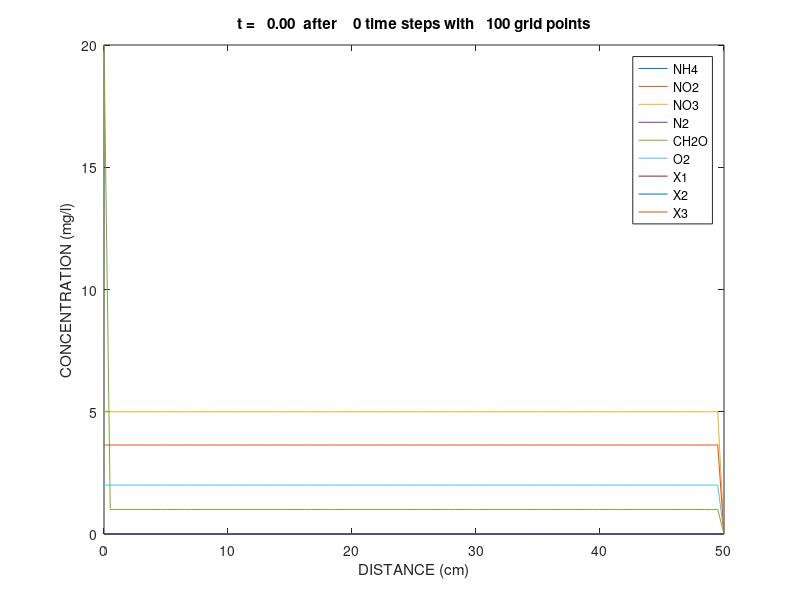

Write the MATLAB code that produced this figure. (Note: this script raises an error after producing the figure.)
function Nitrogen_model()
% parameters and model equations refer to
% Mee-Sun Lee et al., Nitrogen transformation and transport modeling
% in groundwater aquifers. Ecological Modelling, 2006

v       = 10;        % unit: cm/day, average linear velocity
Diff    = 0.5*v;     % unit: cm2/day, longitudinal dispersivity (cm) * velocity (cm/day)
xl      = 0;         % unit: cm, left boundary
xr      = 50;        % unit: cm, right boundary
nx      = 100;       % number of nodes
tfinal  = 8;         % unit: day, total simulation time
dx      = (xr-xl)/nx;% unit: cm, space step
dt      = 0.08;      % unit: day, time step
x       = linspace(xl, xr, nx)';  % unit: cm, space grids
nsteps  = round(tfinal/dt);       % time steps
nplot   = 1;

tn      = 0;         % t(n)
ns      = 9;         % number of different component
u0      = zeros(nx, ns);
% initial values, unit: mg/l
% NH4  = u0(:,1)
% NO2  = u0(:,2)
% NO3  = u0(:,3)
% N2   = u0(:,4)
% CH2O = u0(:,5)
% O2   = u0(:,6)
% X1   = u0(:,7)
% X2   = u0(:,8)
% X3   = u0(:,9)
u0(:,1) = 0.0;
u0(:,2) = 0;
u0(:,3) = 5.0;
u0(:,4) = 0.0;
u0(:,5) = 1.0;
u0(:,6) = 2.0;
u0(:,7) = 0.0;
u0(:,8) = 0.0;
u0(:,9) = 3.64;
% left boundary values, unit: mg/l
u0(1,1) = 0.0;
u0(1,2) = 0;
u0(1,3) = 5.0;
u0(1,4) = 0.0;
u0(1,5) = 20.0;
u0(1,6) = 2.0;
u0(1,7) = 0.0;
u0(1,8) = 0.0;
u0(1,9) = 3.64;
% right boundary values
u0(nx,1) = 0.0;
u0(nx,2) = 0.0;
u0(nx,3) = 0.0;
u0(nx,4) = 0.0;
u0(nx,5) = 0.0;
u0(nx,6) = 0.0;
u0(nx,7) = 0.0;
u0(nx,8) = 0.0;
u0(nx,9) = 0.0;

u = u0;

% construct left hand matrix
alpha  = -v*dt/dx/4;
beta   = Diff*dt/dx^2/2;
A      = (alpha - beta) * ones(nx);
A(1)   = 0;
A(nx) = 0;
B      = (1 + 2*beta) * ones(nx);
B(1)   = 1;
B(nx) = 1;
C      = (-alpha - beta) * ones(nx);
C(1)   = 0;
C(nx) = 0;

I = (2:nx-1)';
% legend text for plot
specs  = {'NH4', 'NO2', 'NO3', 'N2', 'CH2O', 'O2', 'X1', 'X2', 'X3'};
% plot initial condition
plot(x, u);
legend(specs(1:ns));
title(sprintf('t = %6.2f  after %4i time steps with %5i grid points',...
               tn,0,nx))
xlim([0 xr])
xlabel('DISTANCE (cm)')
ylabel('CONCENTRATION (mg/l)')
drawnow

for n = 1 : nsteps    
    tnp = tn + dt;
    
    % transport for each component
    for i = 1 : ns
        D      = zeros(nx);
        D(I)   = (-alpha+beta)*u(I-1,i)+(1-2*beta)*u(I,i)+(alpha+beta)*u(I+1,i);
        D(1)   = u0(1,i);
        D(nx)  = 2*u(nx-1,i) - u(nx-2,i);
        u(:,i) = TDMAsolver(A, B, C, D);
    end
    
    % Runge Kutta method solving system of ODEs
    for i = 1 : nx
        u(i,:) = Runge_Kutta(@myode, tnp, dt, u(i,:));
    end
    
    if mod(n,nplot)==0 || n==nsteps
        flag = 1:ns;
        for i = 1 : ns
            if all(u(:,i) < 1e-3)
                flag(i) = 0;
            end
        end
        flag(flag==0) = [];
        plot(x, u(:,flag))
        legend(specs(flag))
        title(sprintf('t = %6.2f  after %4i time steps with %5i grid points',...
                       tnp,n,nx))
        xlim([0 50])
        xlabel('DISTANCE (cm)')
        ylabel('CONCENTRATION (mg/l)')
        drawnow
    end    
    tn = tnp;    
end

end


%--------------------------------------------------------------------------

function y = Runge_Kutta(f, t, h, y)
% Runge Kutta 4th order method for solving ODE
% input: f = function handle
%        h = time step

k1 = f(t, y);
k2 = f(t + h/2, y' + h/2 * k1);
k3 = f(t + h/2, y' + h/2 * k2);
k4 = f(t + h,   y' + h   * k3);
y = y + h/6*(k1'+2*k2'+2*k3'+k4');

end

%--------------------------------------------------------------------------
function dydt = myode(~,y)

mu_max_nit1  = 10;      % unit: 1/day, the maximum substrate utilization rate for nitrification (ammonium -> nitrite)
mu_max_nit2  = 10;      % unit: 1/day, the maximum substrate utilization rate for nitrification (nitrite -> nitrate)
mu_max_denit = 40;      % unit: 1/day, the maximum substrate utilization rate for denitrification (nitrate -> nitrogen)
mu_max_oxid  = 30;      % unit: 1/day, the maximum substrate utilization rate for organic carbon oxidation
K_NH4        = 1;       % unit: mg/l, half saturation constant for NH4+
K_NO2        = 1.8;     % unit: mg/l, half saturation constant for NO2-
K_NO3        = 2.6;     % unit: mg/l, half saturation constant for NO3-
K_O2         = 0.77;    % unit: mg/l, half saturation constant for O2
K_CH2O       = 40;      % unit: mg/l, half saturation constant for CH2O
k_O2I        = 0.01;    % unit: mg/l, oxygen inhibition constant
kb1          = 1;       % unit: mg/l, ammonia-oxidizing biomass inhibition constant
kb2          = 1;       % unit: mg/l, nitrite-oxidizing biomass inhibition constant
kb3          = 0.5;     % unit: mg/l, heterotrophic biomass inhibition constant
yNO2_NH4     = 2.5504;  % ratio of NH4  substrate to NO2 substrate consumed
yNO3_NO2     = 1.3478;  % ratio of NO2  substrate to NO3 substrate consumed
yN2_NO3      = 0.4518;  % ratio of NO3  substrate to N2  substrate consumed
yO2_NH4      = 1.7739;  % ratio of NH4  substrate to O2  substrate consumed
yO2_NO2      = 0.6955;  % ratio of NO2  substrate to O2  substrate consumed
yO2_CH2O     = 1.0657;  % ratio of CH2O substrate to O2  substrate consumed
Y1           = 0.45;    % microbial yield coefficients for autotrophic ammonia-oxidizing bacteria
Y2           = 0.45;    % microbial yield coefficients for autotrophic nitrite-oxidizing bacteria
Y3           = 0.5;     % microbial yield coefficients for heterotrophic bacteria
d1           = 0.02;    % unit: 1/day, death or maintenance rate constant of autotrophic ammonia-oxidizing bacteria
d2           = 0.02;    % unit: 1/day, death or maintenance rate constant of autotrophic nitrite-oxidizing bacteria
d3           = 0.02;    % unit: 1/day, death or maintenance rate constant of heterotrophic biomass
R_NH4        = 1;       % retardation factor for NH4+
R_NO2        = 1;       % retardation factor for NO2-
R_NO3        = 1;       % retardation factor for NO3-
R_N2         = 1;       % retardation factor for N2
R_CH2O       = 1;       % retardation factor for CH2O
R_O2         = 1;       % retardation factor for O2

NH4  = y(1);
NO2  = y(2);
NO3  = y(3);
%N2   = y(4);
CH2O = y(5);
O2   = y(6);
X1   = y(7);    % unit: mg/l, concentration of autotrophic ammonia-oxidizing biomass
X2   = y(8);    % unit: mg/l, concentration of autotrophic nitrite-oxidizing biomass
X3   = y(9);    % unit: mg/l, the heterotrophic biomass concentration

r1 = mu_max_nit1*X1*(kb1/(kb1+X1))*(NH4/(K_NH4+NH4))*(O2/(K_O2+O2));    % unit: mg/day, substrate utilization rate by ammonium oxidation process 1
r2 = mu_max_nit2*X2*(kb2/(kb2+X2))*(NO2/(K_NO2+NO2))*(O2/(K_O2+O2));    % unit: mg/day, substrate utilization rate by nitrite oxidation process 2
r3 = mu_max_denit*X3*(kb3/(kb3+X3))*(k_O2I/(k_O2I+O2))*(CH2O/(K_CH2O+CH2O))*(NO3/(K_NO3+NO3));  % unit: mg/day, substrate utilization rate by denitrification
r4 = mu_max_oxid*X3*(kb3/(kb3+X3))*(CH2O/(K_CH2O+CH2O))*(O2/(K_O2+O2)); % unit: mg/day, substrate utilization rate by denitrification

dNH4dt  = - r1 / R_NH4;
dNO2dt  = (yNO2_NH4 * r1 - r2) / R_NO2;
dNO3dt  = (yNO3_NO2 * r2 - r3) / R_NO3;
dN2dt   = (yN2_NO3 * r3) / R_N2;
dCH2Odt = - r4 / R_CH2O;
dO2dt   = (-yO2_NH4 * r1 - yO2_NO2 * r2 - yO2_CH2O * r4) / R_O2;
dX1dt   = Y1 * r1 - X1 * d1;
dX2dt   = Y2 * r2 - X2 * d2;
dX3dt   = Y3 * (r3+r4) - X3 * d3;

dydt = zeros(9,1);
dydt(1) = dNH4dt;
dydt(2) = dNO2dt;
dydt(3) = dNO3dt;
dydt(4) = dN2dt;
dydt(5) = dCH2Odt;
dydt(6) = dO2dt;
dydt(7) = dX1dt;
dydt(8) = dX2dt;
dydt(9) = dX3dt;

end
